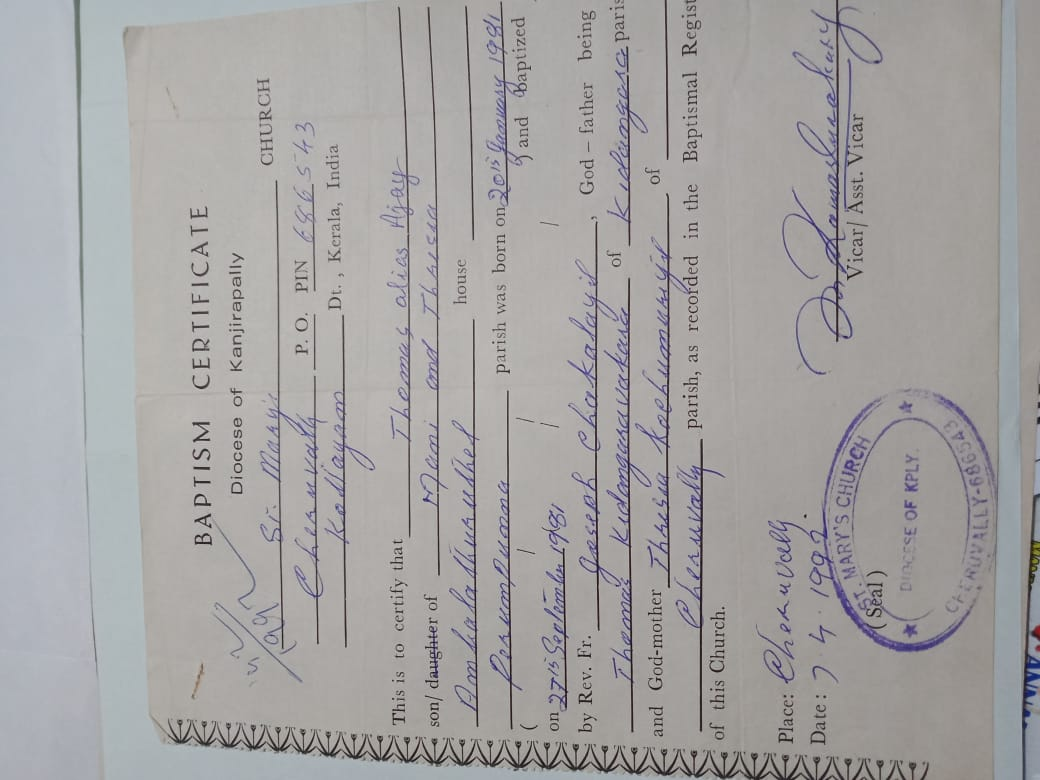
#> input picture Pycharm/python/2022-09-05/image.jpg, 1040 x 780 px
$ python 'assignment 14.py'
#> lines starting #> are read from the running program, lines starting #| are printed output that depends on the picture
import os
from PIL import Image


catIm = Image.open('image.jpg')
#> catIm is the input picture: PIL image 1040x780 RGB; mean R, G, B 165, 163.1, 163.1
print(catIm.size)
#| (1040, 780)
croppedIm = catIm.crop((0,390,520,780))
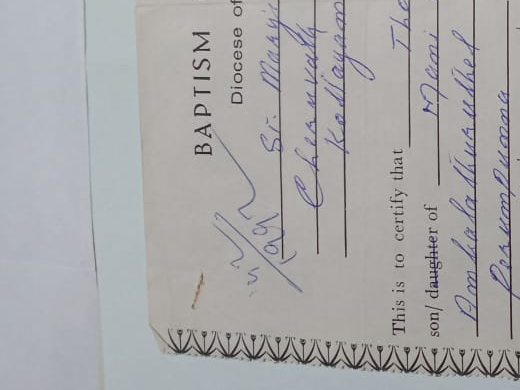
#> croppedIm: PIL image 520x390 RGB; mean R, G, B 169.2, 168.5, 169.2
croppedIm.save('cropped.jpg')
